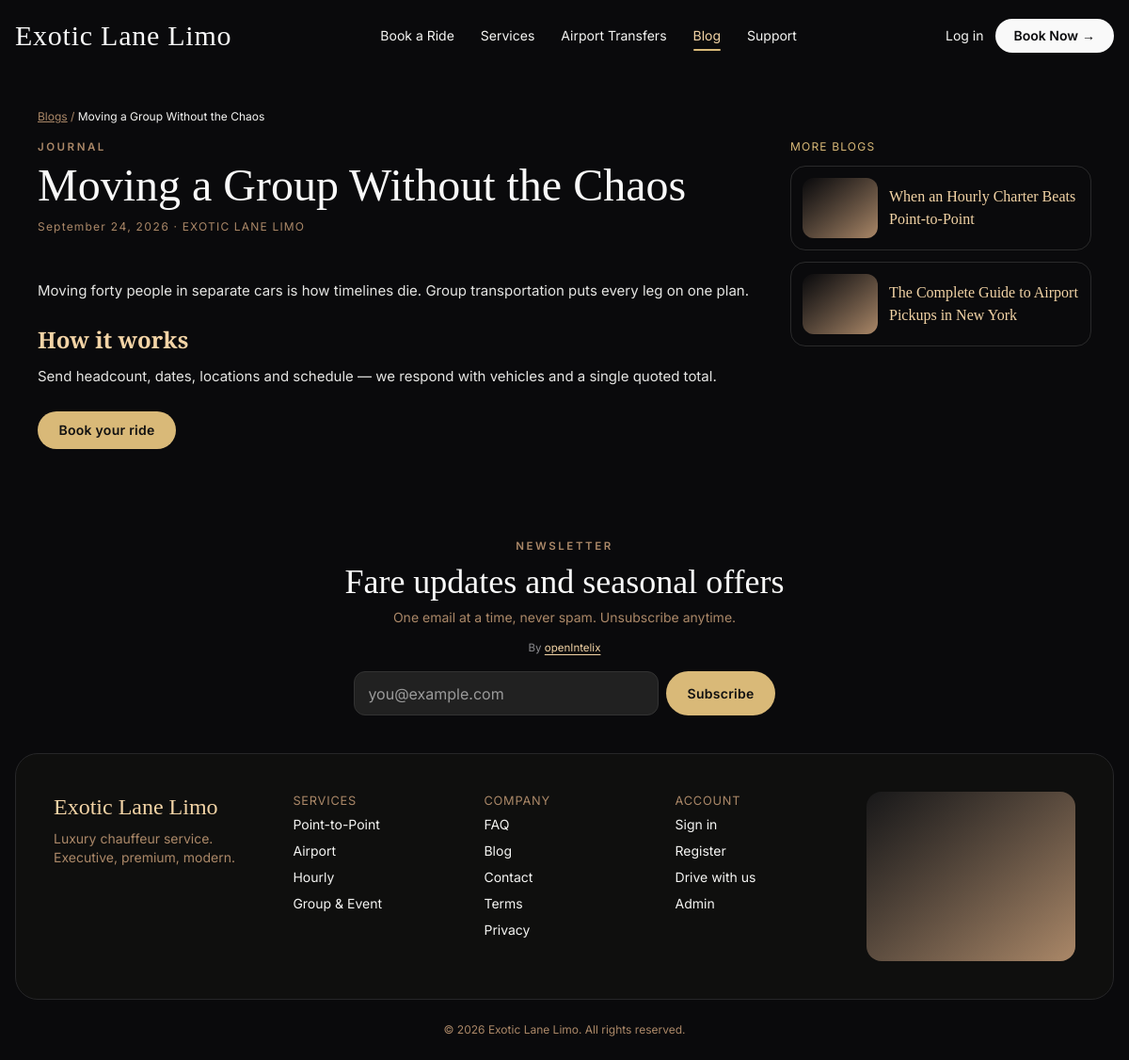
The page /services/blogs/read.php?slug=group-event-transport on the database its author committed.
### tables this page shows
CREATE TABLE IF NOT EXISTS blog_posts (
  id BIGINT UNSIGNED NOT NULL AUTO_INCREMENT PRIMARY KEY,
  slug VARCHAR(150) NOT NULL,
  title VARCHAR(190) NOT NULL,
  excerpt VARCHAR(255) NULL,
  body MEDIUMTEXT NULL,
  cover VARCHAR(255) NULL,
  meta_title VARCHAR(190) NULL,
  meta_description VARCHAR(255) NULL,
  meta_keywords VARCHAR(255) NULL,
  status ENUM('draft','published') NOT NULL DEFAULT 'draft',
  published_at DATETIME NULL,
  created_at DATETIME NOT NULL DEFAULT CURRENT_TIMESTAMP,
  updated_at DATETIME NOT NULL DEFAULT CURRENT_TIMESTAMP ON UPDATE CURRENT_TIMESTAMP,
  UNIQUE KEY uq_blog_slug (slug),
  KEY idx_blog_status (status, published_at)
);

### app/Helpers/functions.php (called while the page is built, shortened)
<?php
function url(string $path = ''): string
{
    return SITE_URL . '/' . ltrim($path, '/');
}
function e(mixed $v): string
{
    return htmlspecialchars((string)($v ?? ''), ENT_QUOTES | ENT_SUBSTITUTE, 'UTF-8');
}
function cover_url(?string $cover, int $w = 1200): string
{
    $c = trim((string)$cover);
    return unsplash_url($c, $w);
}
function unsplash_url(string $photoId, int $w = 1200): string
{
    $id = trim($photoId);
    $q = $w <= 600 ? 55 : 62;
    return 'https://images.unsplash.com/' . rawurlencode($id) . '?auto=format&fit=crop&w=' . $w . '&q=' . $q;
}

### services/blogs/read.php (the view, shortened to what this page needs)
<?php
require_once __DIR__ . '/../../app/bootstrap.php';
require_once __DIR__ . '/../../app/richtext.php';
$pdo = Database::pdo();
$slug = slugify(trim((string)($_GET['slug'] ?? '')));
$st = $pdo->prepare("SELECT * FROM blog_posts WHERE slug = ? AND status = 'published' LIMIT 1");
$st->execute([$slug]);
$post = $st->fetch();
$others = $pdo->prepare("SELECT slug, title, cover, published_at FROM blog_posts WHERE status = 'published' AND id != ? ORDER BY published_at DESC, id DESC LIMIT 3");
$others->execute([(int)$post['id']]);
$related = $others->fetchAll();
?>
<div class="max-w-6xl mx-auto px-4 py-10">
  <p class="text-xs"><a class="underline text-[#AB8868]" href="<?= url('services/blogs/index.php') ?>">Blogs</a> <span class="text-[#AB8868]">/</span> <span class="text-[#F5F5F3]"><?= e($post['title']) ?></span></p>
  <div class="grid lg:grid-cols-[1fr_320px] gap-8 mt-4 items-start">
    <article class="min-w-0">
      <p class="eyebrow">Journal</p>
      <h1 class="font-display text-4xl md:text-5xl text-[#F9F9F9] mt-2"><?= e($post['title']) ?></h1>
      <p class="tabular text-xs tracking-widest text-[#AB8868] mt-3"><?= e(date('F j, Y', strtotime($post['published_at'] ?? $post['created_at']))) ?> · EXOTIC LANE LIMO</p>
      <div class="mt-6 text-[15px] leading-relaxed text-[#E5E5E3] space-y-4 blog-body"><?= render_rich_text($post['body']) ?></div>
      <div class="mt-8">
        <a href="<?= url('services/booking.php') ?>" class="btn-gold rounded-full text-sm px-8 py-3">Book your ride</a>
      </div>
    </article>
    <?php if ($related): ?>
    <aside class="lg:sticky lg:top-20" aria-label="More blogs">
      <p class="tabular text-xs tracking-widest text-[#D9B978]">MORE BLOGS</p>
      <div class="mt-3 space-y-3">
        <?php foreach ($related as $r): ?>
        <a href="<?= url('services/blogs/read.php?slug=' . urlencode($r['slug'])) ?>" class="group flex items-center gap-3 rounded-2xl border border-[#2a2a2b] hover:border-[#C8A96B] p-3">
<?php $relCover = cover_url($r['cover'], 400); if ($relCover !== ''): ?>
    <span class="w-20 h-16 shrink-0 rounded-xl overflow-hidden bg-gradient-to-br from-[#0A0A0C] to-[#AB8868]">
          </span>
          <?php endif; ?>
          <span class="font-display text-base text-[#F3D4A6]"><?= e($r['title']) ?></span>
        </a>
        <?php endforeach; ?>
      </div>
    </aside>
    <?php endif; ?>
  </div>
</div>
<?php
require APP_ROOT . '/views/layouts/public.php';

### app/richtext.php (shortened to what this page needs)
<?php
function clean_html(?string $html): string
{
    $html = trim((string)$html);
    $html = preg_replace('#<(script|style|iframe|object|embed|form|input|button)\b[^>]*>.*?</\1>#is', '', $html) ?? '';
    $html = strip_tags($html, '<p><br><b><strong><i><em><u><s><a><ul><ol><li><h2><h3><h4><blockquote>');
    $html = preg_replace_callback('~<a\b([^>]*)>~i', static function (array $m): string {
        $attrs = $m[1];
        $href = '';
        if (preg_match('~\bhref\s*=\s*"([^"]*)"~i', $attrs, $h)) $href = $h[1];
        elseif (preg_match("~\bhref\s*=\s*'([^']*)'~i", $attrs, $h)) $href = $h[1];
        elseif (preg_match('~\bhref\s*=\s*([^\s>]+)~i', $attrs, $h)) $href = $h[1];
        if ($href === '' || preg_match('~^(?:https?://|mailto:|\#)~i', $href) !== 1) return '<a>';
        return '<a href="' . htmlspecialchars($href, ENT_QUOTES | ENT_HTML5, 'UTF-8') . '">';
    }, $html) ?? $html;
    return html_entity_decode($html, ENT_QUOTES | ENT_HTML5, 'UTF-8');
}
function render_rich_text(?string $html): string
{
    $html = clean_html($html);
    $html = preg_replace('#<p>(?:\s|<br\s*/?>)*</p>#i', '', $html) ?? $html;
    $html = preg_replace('#\s+style\s*=\s*("[^"]*"|\'[^\']*\')#i', '', $html) ?? $html;
    $html = preg_replace('#\s+class\s*=\s*("[^"]*"|\'[^\']*\')#i', '', $html) ?? $html;
    return $html;
}

### assets/css/app.css (style rules this page uses)
:root { --black:#0A0A0C; --deep:#0F0F0E; --charcoal:#181819; --input:#212121; --champagne:#F3D4A6; --champagne-lt:#F7E2BF; --gold:#D9B978; --gold-mute:#C8A96B; --tan:#AB8868; --ivory:#F9F9F9; --soft:#F5F5F3; --border:#E5E5E3; --cta:#F9F9F9; --cta-h:#F3D4A6; --err:#A3322F; --err-deep:#8E2B29; }
html { scroll-behavior:smooth }
body { background:var(--black);color:var(--soft); }
.font-display { font-family:"Cormorant Garamond",Georgia,serif }
.font-ui { font-family:Inter,system-ui,sans-serif }
.btn-gold { background:var(--gold);color:#111;padding:.7rem 1.4rem;font-weight:600;letter-spacing:.02em }
.eyebrow { font-size:.72rem;letter-spacing:.22em;text-transform:uppercase;color:var(--tan);font-weight:600 }
.tabular { font-variant-numeric:tabular-nums }
.blog-body>*:first-child { margin-top:0 }
.blog-body p { margin-top:.75rem }
.blog-body h2 { font-family:"Cormorant Garamond",Georgia,serif;font-size:1.5rem;line-height:1.2;color:var(--champagne);margin:1.6rem 0 .1rem;font-weight:600 }

### rows shown on the page
blog_posts: title "Moving a Group Without the Chaos", published_at "September 24, 2026", body "Moving forty people in separate cars is how timelines die. Group transportation puts every leg on one plan. How it works Send headcount, dates, locations and schedule — we respond with vehicles and a single quoted total."
blog_posts: title "When an Hourly Charter Beats Point-to-Point"
blog_posts: title "The Complete Guide to Airport Pickups in New York"
